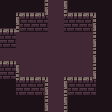

The image is a tile-based game level rendered from a .tmx file. Its description and complete source (layers, tilesets, objects, tile grids) follow:
An orthogonal 7x7 tile map with 16x16 px tiles, 3 tile layers (floor, backwall, frontwall).

<map version="1.0" tiledversion="1.0.3" orientation="orthogonal" renderorder="right-down" width="7" height="7" tilewidth="16" tileheight="16" nextobjectid="1">
 <tileset firstgid="1" name="testmap" tilewidth="16" tileheight="16" tilecount="64" columns="8">
  <image source="testmap.png" width="128" height="128" />
 </tileset>
 <layer name="floor" width="7" height="7">
  <data encoding="csv">
20,20,20,12,20,20,20,
20,12,12,12,12,12,20,
20,12,12,12,12,12,20,
12,12,12,12,12,12,20,
20,12,12,12,12,12,20,
20,12,12,12,12,12,20,
20,20,20,12,20,20,20
</data>
 </layer>
 <layer name="backwall" width="7" height="7">
  <data encoding="csv">
0,2,2,0,2,2,0,
2,10,10,0,10,10,0,
10,0,0,0,0,0,0,
2,0,0,0,0,0,0,
10,2,2,0,2,2,0,
0,10,10,0,10,10,0,
0,0,0,0,0,0,0
</data>
 </layer>
 <layer name="frontwall" width="7" height="7">
  <data encoding="csv">
0,0,4,0,6,0,0,
0,6,0,0,0,4,0,
0,0,0,0,0,4,0,
0,0,0,0,0,4,0,
0,6,0,0,0,4,0,
0,0,4,0,6,0,0,
0,0,4,0,6,0,0
</data>
 </layer>
</map>